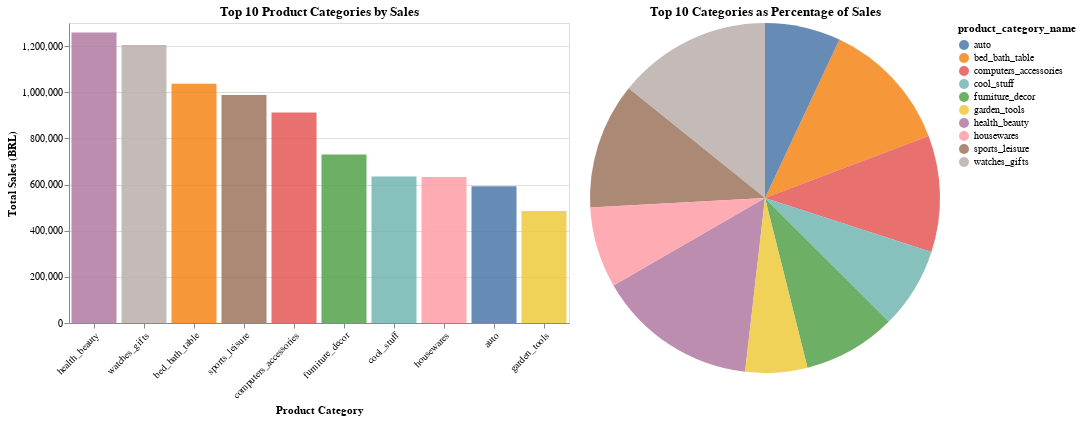

Here is the notebook cell this chart was saved with:
### Markdown cell above
## Which Product Categories have the highest sales?

### Code cell
"""
Top Item Categories in Sales
- Top 10 item categories in sales
- Item categories in sales by percentage of total sales
"""

bar_chart = charts.product_categories_by_sales(df_order_item, df_product)
pie_chart = charts.percentage_of_sales_by_product_category(df_order_item, df_product)

bar_chart | pie_chart

### Figure 1 — Vega specification as saved in the notebook (floating-point values rounded to 4 significant figures)
{"$schema": "https://vega.github.io/schema/vega/v5.json", "data": [{"name": "source_0"}, {"name": "data_0", "values": [{"price_end": 1259000.0, "price_start": 0.0, "product_category_name": "health_beauty"}, {"price_end": 1205000.0, "price_start": 0.0, "product_category_name": "watches_gifts"}, {"price_end": 1037000.0, "price_start": 0.0, "product_category_name": "bed_bath_table"}, {"price_end": 988000.0, "price_start": 0.0, "product_category_name": "sports_leisure"}, {"price_end": 912000.0, "price_start": 0.0, "product_category_name": "computers_accessories"}, {"price_end": 729800.0, "price_start": 0.0, "product_category_name": "furniture_decor"}, {"price_end": 635300.0, "price_start": 0.0, "product_category_name": "cool_stuff"}, {"price_end": 632200.0, "price_start": 0.0, "product_category_name": "housewares"}, {"price_end": 592700.0, "price_start": 0.0, "product_category_name": "auto"}, {"price_end": 485300.0, "price_start": 0.0, "product_category_name": "garden_tools"}]}, {"name": "source_1", "values": [{"price_end": 5651000.0, "price_start": 4392000.0, "product_category_name": "health_beauty"}, {"price_end": 8476000.0, "price_start": 7271000.0, "product_category_name": "watches_gifts"}, {"price_end": 1630000.0, "price_start": 592700.0, "product_category_name": "bed_bath_table"}, {"price_end": 7271000.0, "price_start": 6283000.0, "product_category_name": "sports_leisure"}, {"price_end": 2542000.0, "price_start": 1630000.0, "product_category_name": "computers_accessories"}, {"price_end": 3907000.0, "price_start": 3177000.0, "product_category_name": "furniture_decor"}, {"price_end": 3177000.0, "price_start": 2542000.0, "product_category_name": "cool_stuff"}, {"price_end": 6283000.0, "price_start": 5651000.0, "product_category_name": "housewares"}, {"price_end": 592700.0, "price_start": 0.0, "product_category_name": "auto"}, {"price_end": 4392000.0, "price_start": 3907000.0, "product_category_name": "garden_tools"}]}, {"name": "data_0_color_domain_product_category_name_0", "values": [{"product_category_name": "health_beauty"}, {"product_category_name": "watches_gifts"}, {"product_category_name": "bed_bath_table"}, {"product_category_name": "sports_leisure"}, {"product_category_name": "computers_accessories"}, {"product_category_name": "furniture_decor"}, {"product_category_name": "cool_stuff"}, {"product_category_name": "housewares"}, {"product_category_name": "auto"}, {"product_category_name": "garden_tools"}]}, {"name": "source_1_color_domain_product_category_name_1", "values": [{"product_category_name": "health_beauty"}, {"product_category_name": "watches_gifts"}, {"product_category_name": "bed_bath_table"}, {"product_category_name": "sports_leisure"}, {"product_category_name": "computers_accessories"}, {"product_category_name": "furniture_decor"}, {"product_category_name": "cool_stuff"}, {"product_category_name": "housewares"}, {"product_category_name": "auto"}, {"product_category_name": "garden_tools"}]}, {"name": "source_0_concat_0_x_domain_product_category_name", "values": [{"product_category_name": "health_beauty", "sort_field": 1259000.0}, {"product_category_name": "watches_gifts", "sort_field": 1205000.0}, {"product_category_name": "bed_bath_table", "sort_field": 1037000.0}, {"product_category_name": "sports_leisure", "sort_field": 988000.0}, {"product_category_name": "computers_accessories", "sort_field": 912000.0}, {"product_category_name": "furniture_decor", "sort_field": 729800.0}, {"product_category_name": "cool_stuff", "sort_field": 635300.0}, {"product_category_name": "housewares", "sort_field": 632200.0}, {"product_category_name": "auto", "sort_field": 592700.0}, {"product_category_name": "garden_tools", "sort_field": 485300.0}]}], "signals": [{"name": "concat_0_width", "value": 500}, {"name": "concat_0_height", "value": 300}, {"name": "concat_1_width", "value": 350}, {"name": "concat_1_height", "value": 350}], "marks": [{"type": "group", "name": "concat_0_group", "encode": {"update": {"height": {"signal": "concat_0_height"}, "width": {"signal": "concat_0_width"}}}, "marks": [{"type": "rect", "name": "concat_0_marks", "from": {"data": "data_0"}, "encode": {"update": {"fill": {"field": "product_category_name", "scale": "color"}, "x": {"field": "product_category_name", "scale": "concat_0_x"}, "y": {"field": "price_end", "scale": "concat_0_y"}, "width": {"signal": "max(0.25, bandwidth('concat_0_x'))"}, "y2": {"field": "price_start", "scale": "concat_0_y"}, "opacity": {"value": 0.85}}}, "style": ["bar"]}], "axes": [{"scale": "concat_0_y", "grid": true, "aria": false, "maxExtent": 0, "ticks": false, "zindex": 0, "domain": false, "minExtent": 0, "labels": false, "tickCount": {"signal": "ceil(concat_0_height/40)"}, "orient": "left", "gridScale": "concat_0_x"}, {"scale": "concat_0_x", "grid": false, "labelAngle": 315, "labelAlign": "right", "labelBaseline": "top", "title": "Product Category", "orient": "bottom", "zindex": 0}, {"scale": "concat_0_y", "labelOverlap": true, "orient": "left", "tickCount": {"signal": "ceil(concat_0_height/40)"}, "grid": false, "title": "Total Sales (BRL)", "zindex": 0}], "title": {"text": "Top 10 Product Categories by Sales", "frame": "group"}, "style": "cell"}, {"type": "group", "name": "concat_1_group", "encode": {"update": {"width": {"signal": "concat_1_width"}, "height": {"signal": "concat_1_height"}}}, "marks": [{"type": "arc", "name": "concat_1_marks", "from": {"data": "source_1"}, "encode": {"update": {"outerRadius": {"signal": "min(concat_1_width,concat_1_height)/2"}, "endAngle": {"field": "price_start", "scale": "concat_1_theta"}, "opacity": {"value": 0.85}, "fill": {"field": "product_category_name", "scale": "color"}, "x": {"signal": "concat_1_width", "mult": 0.5}, "y": {"signal": "concat_1_height", "mult": 0.5}, "startAngle": {"field": "price_end", "scale": "concat_1_theta"}, "innerRadius": {"value": 0}}}, "style": ["arc"]}], "title": {"text": "Top 10 Categories as Percentage of Sales", "frame": "group"}, "style": "view"}], "scales": [{"name": "color", "type": "ordinal", "domain": {"fields": [{"data": "data_0_color_domain_product_category_name_0", "field": "product_category_name"}, {"data": "source_1_color_domain_product_category_name_1", "field": "product_category_name"}], "sort": true}, "range": "category"}, {"name": "concat_0_x", "type": "band", "domain": {"data": "source_0_concat_0_x_domain_product_category_name", "field": "product_category_name", "sort": {"op": "max", "field": "sort_field", "order": "descending"}}, "range": [0, {"signal": "concat_0_width"}], "paddingOuter": 0.05, "paddingInner": 0.1}, {"name": "concat_0_y", "type": "linear", "domain": {"data": "data_0", "fields": ["price_start", "price_end"]}, "range": [{"signal": "concat_0_height"}, 0], "zero": true, "nice": true}, {"name": "concat_1_theta", "type": "linear", "domain": {"data": "source_1", "fields": ["price_start", "price_end"]}, "range": [0, 6.283], "zero": true}], "legends": [{"fill": "color", "symbolType": "circle", "title": "product_category_name", "encode": {"symbols": {"update": {"opacity": {"value": 0.85}}}}}], "padding": 5, "background": "white", "layout": {"padding": 20, "bounds": "full", "align": "each"}}
